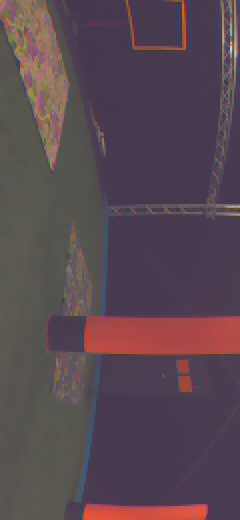
#> input picture prototyping/decision_logic/test_frames/21382693.jpg, 240 x 520 px, found by its file name
$ python merged_v3.py
#> lines starting #> are read from the running program, lines starting #| are printed output that depends on the picture; after the words box and inside, x2 and y2 are one past the last pixel; in counts of white or black regions, pixels touching at a corner belong together
import cv2
import numpy as np
import os
import matplotlib
matplotlib.use('TkAgg')
import matplotlib.pyplot as plt

# ===== TUNE THESE =====
NUM_COLUMNS = 200
NUM_BLOCKS_PER_COLUMN = 80
THRESH_OBSTACLE = 0.2
THRESH_EDGE = 0.2
X_WHITE_TILES = 2
Y_BLACK_TILES = 10

# The three images we want to display side by side
image_names = [
    "21382693.jpg",  # "first"
    "49182469.jpg",
    "39415877.jpg"   # net
]

input_dir = os.path.expanduser("~/paparazzi/prototyping/decision_logic/test_frames")

green_filter = ((75, 250), (110, 155), (50, 145))

def apply_green_filter(image_yuv, y_range, u_range, v_range):
    """Return a binary (255/0) mask of areas considered 'green' under YUV thresholds."""
    mask = (
        (image_yuv[:,:,0] >= y_range[0]) & (image_yuv[:,:,0] <= y_range[1]) &
        (image_yuv[:,:,1] >= u_range[0]) & (image_yuv[:,:,1] <= u_range[1]) &
        (image_yuv[:,:,2] >= v_range[0]) & (image_yuv[:,:,2] <= v_range[1])
    )
    filtered = np.zeros_like(image_yuv[:,:,0])
    filtered[mask] = 255
    return filtered

# Create a figure with 4 rows (processing stages) x 3 columns (images)
fig, axes = plt.subplots(nrows=4, ncols=3, figsize=(15, 20))
fig.subplots_adjust(wspace=0.05, hspace=0.2)

for idx, image_name in enumerate(image_names):
    # --- 1) LOAD IMAGE ---
    image_path = os.path.join(input_dir, image_name)
    image = cv2.imread(image_path)
#> image is the input picture: shape (520, 240, 3); mean B, G, R 81.2, 71.9, 89
    if image is None:
        raise FileNotFoundError(f"Could not load image at {image_path}.")

    # --- 2) GREEN FILTER ---
    image_yuv = cv2.cvtColor(image, cv2.COLOR_BGR2YUV)
#> image_yuv: shape (520, 240, 3); mean of channels 0, 1, 2 78.1, 129.6, 137.6
    gf = apply_green_filter(image_yuv, *green_filter)
#> in apply_green_filter, `mask = ( (image_yuv[:,:,0] >= y_range[0]) & (image_yuv[:,:,0] <= y_ran..`:
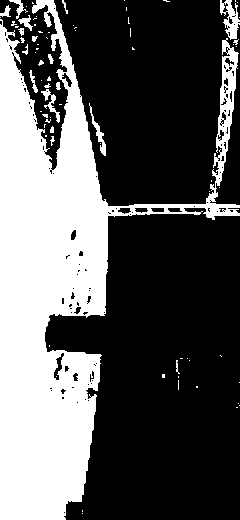
#> mask: shape (520, 240) bool; 34.9% white; 78 white regions (60 under 20 px), largest, box (x1, y1, x2, y2) and area: (0, 0, 240, 520) 41936, (220, 0, 240, 40) 414, (89, 103, 106, 156) 201

    # --- 3) ROTATE & MORPH ---
    image_rot = cv2.rotate(image, cv2.ROTATE_90_COUNTERCLOCKWISE)
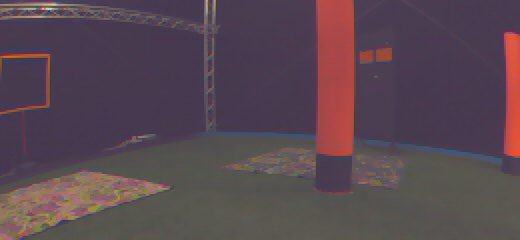
#> image_rot: shape (240, 520, 3); mean B, G, R 81.2, 71.9, 89
    gf_rot    = cv2.rotate(gf, cv2.ROTATE_90_COUNTERCLOCKWISE)
#> gf_rot: shape (240, 520); 34.9% white; 78 white regions (60 under 20 px), largest, box (x1, y1, x2, y2) and area: (0, 0, 520, 240) 41936, (0, 0, 40, 20) 414, (103, 134, 156, 151) 201
    kernel = np.ones((5,5), np.uint8)
    image_closed = cv2.morphologyEx(gf_rot, cv2.MORPH_CLOSE, kernel)
#> image_closed: shape (240, 520); 37% white; 28 white regions (21 under 20 px), largest, box (x1, y1, x2, y2) and area: (0, 0, 520, 240) 45820, (360, 60, 390, 64) 43, (44, 212, 55, 218) 37

    # --- 4) EDGE DETECTION ---
    edges = cv2.Canny(image_rot, 30, 100)
#> edges: shape (240, 520); 5.2% white in thin lines or dots
    edge_density = cv2.blur(edges, (5,5))
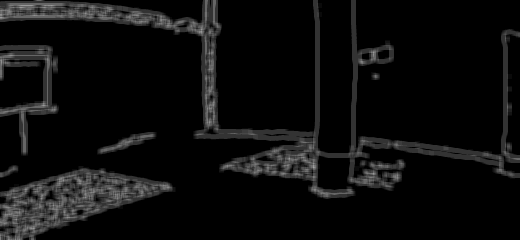
#> edge_density: shape (240, 520); min 0, max 163, mean 13.2

    # --- 5) BLOCK PARTITIONING ---
    height, width = image_closed.shape
#> height = 240; width = 520
    col_w = width // NUM_COLUMNS
#> col_w = 2
    blk_h = height // NUM_BLOCKS_PER_COLUMN
#> blk_h = 3

    whiteness_matrix = np.zeros((NUM_COLUMNS, NUM_BLOCKS_PER_COLUMN))
    edge_matrix      = np.zeros((NUM_COLUMNS, NUM_BLOCKS_PER_COLUMN))

    for col in range(NUM_COLUMNS):
        for block in range(NUM_BLOCKS_PER_COLUMN):
            x0, y0 = col*col_w, block*blk_h
            x1, y1 = (col+1)*col_w, (block+1)*blk_h
            region = image_closed[y0:y1, x0:x1]
            whiteness_matrix[col, block] = np.sum(region) / (255.0 * region.size)
            e_val = np.sum(edge_density[y0:y1, x0:x1]) / (255.0 * region.size)
            edge_matrix[col, block] = e_val
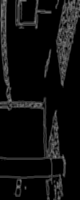
#> edge_matrix: shape (200, 80) float64; min 0, max 0.526, mean 0.0623
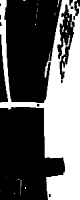
#> whiteness_matrix: shape (200, 80) float64; min 0, max 1, mean 0.373

    # --- 6) PRE-CLASSIFICATION (COLOR + EDGE) ---
    # "white" if whiteness >= THRESH_OBSTACLE & edge < THRESH_EDGE, else "black"
    preclass = np.zeros((NUM_COLUMNS, NUM_BLOCKS_PER_COLUMN))
    for col in range(NUM_COLUMNS):
        for block in range(NUM_BLOCKS_PER_COLUMN):
            if (whiteness_matrix[col, block] >= THRESH_OBSTACLE) and (edge_matrix[col, block] < THRESH_EDGE):
                preclass[col, block] = 1  # ground candidate
            else:
                preclass[col, block] = 0  # obstacle candidate

    # --- 7) BOTTOM-UP RUN LOGIC ---
    adjusted_whiteness_matrix = preclass.copy()
    filtered_image = cv2.cvtColor(image_closed, cv2.COLOR_GRAY2BGR)

    for col in range(NUM_COLUMNS):
        locked = False
        consecutive_black = 0
        consecutive_white = 0
        black_run_indices = []

        for block in reversed(range(NUM_BLOCKS_PER_COLUMN)):
            if locked:
                adjusted_whiteness_matrix[col, block] = 0
                continue

            if preclass[col, block] == 0:
                # black
                black_run_indices.append(block)
                consecutive_black += 1
                consecutive_white = 0
                if consecutive_black >= Y_BLACK_TILES:
                    locked = True
                    for b_idx in black_run_indices:
                        adjusted_whiteness_matrix[col, b_idx] = 0
                    black_run_indices.clear()
            else:
                # white => treat as black unless X in a row
                consecutive_white += 1
                black_run_indices.append(block)
                if consecutive_white >= X_WHITE_TILES:
                    # Flip entire run to white
                    for b_idx in black_run_indices:
                        adjusted_whiteness_matrix[col, b_idx] = 1
                    black_run_indices.clear()
                    consecutive_black = 0
                    consecutive_white = 0
                else:
                    # keep them black for now
                    for b_idx in black_run_indices:
                        adjusted_whiteness_matrix[col, b_idx] = 0

        # leftover black run
        for b_idx in black_run_indices:
            adjusted_whiteness_matrix[col, b_idx] = 0

    # --- 8) COLOR OVERLAY ---
    for col in range(NUM_COLUMNS):
        for block in range(NUM_BLOCKS_PER_COLUMN):
            x0, y0 = col*col_w, block*blk_h
            x1, y1 = (col+1)*col_w, (block+1)*blk_h
            overlay = filtered_image.copy()

            if adjusted_whiteness_matrix[col, block] == 1:
                overlay[y0:y1, x0:x1] = (0, 255, 0)    # ground
            else:
                if preclass[col, block] == 0 and whiteness_matrix[col, block] < THRESH_OBSTACLE:
                    overlay[y0:y1, x0:x1] = (0, 0, 0)  # real obstacle
                else:
                    overlay[y0:y1, x0:x1] = (0, 0, 255)# red false obstacle
            cv2.addWeighted(overlay, 0.7, filtered_image, 0.3, 0, filtered_image)
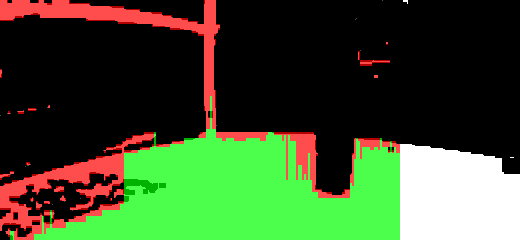
#> filtered_image: shape (240, 520, 3); mean B, G, R 43, 80.3, 59.9

    # --- 9) DISPLAY RESULTS IN SUBPLOTS ---
    # Row 0: Original
    axes[0, idx].imshow(cv2.cvtColor(image_rot, cv2.COLOR_BGR2RGB))
    axes[0, idx].set_title(f"Original: {image_name}")
    axes[0, idx].axis('off')

    # Row 1: Green filtered
    axes[1, idx].imshow(gf_rot, cmap='gray')
    axes[1, idx].set_title("Green Filtered")
    axes[1, idx].axis('off')

    # Row 2: Edge density or edges
    axes[2, idx].imshow(edge_density, cmap='gray')
    axes[2, idx].set_title("Edge Density")
    axes[2, idx].axis('off')

    # Row 3: Final
    axes[3, idx].imshow(cv2.cvtColor(filtered_image, cv2.COLOR_BGR2RGB))
    axes[3, idx].set_title("Ground Refined")
    axes[3, idx].axis('off')
#> pass 2 of the loop `for idx, image_name in enumerate(image_names):`:
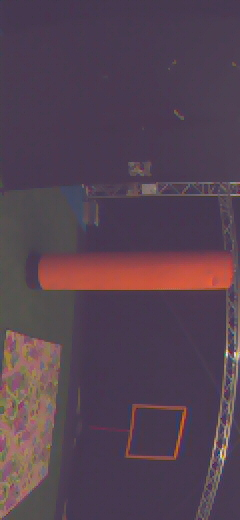
#> input picture prototyping/decision_logic/test_frames/49182469.jpg, 240 x 520 px, found by its file name
#> image is the input picture: shape (520, 240, 3); mean B, G, R 81.4, 66.9, 85.8
#> image_yuv: shape (520, 240, 3); mean of channels 0, 1, 2 74.2, 131.6, 138.2
#> in apply_green_filter (call 2), `mask = ( (image_yuv[:,:,0] >= y_range[0]) & (image_yuv[:,:,0] <= y_ran..`:
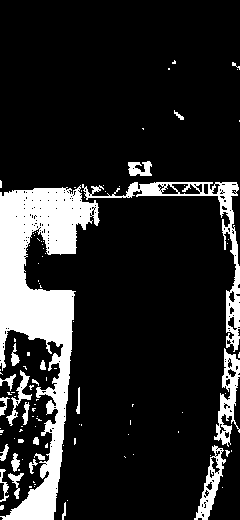
#> mask: shape (520, 240) bool; 15.7% white; 106 white regions (82 under 20 px), largest, box (x1, y1, x2, y2) and area: (0, 185, 100, 520) 13101, (82, 182, 240, 352) 2536, (214, 348, 240, 447) 1063
#> gf_rot: shape (240, 520); 15.7% white; 106 white regions (82 under 20 px), largest, box (x1, y1, x2, y2) and area: (185, 140, 520, 240) 13101, (182, 0, 352, 158) 2536, (348, 0, 447, 26) 1063
#> image_closed: shape (240, 520); 18.1% white; 35 white regions (24 under 20 px), largest, box (x1, y1, x2, y2) and area: (180, 0, 520, 240) 21217, (453, 216, 510, 240) 505, (161, 88, 176, 112) 316
#> edges: shape (240, 520); 4.9% white in thin lines or dots, all inside (x1, y1, x2, y2) = (58, 0, 520, 240)
#> after the loop `for col in range(NUM_COLUMNS):`:
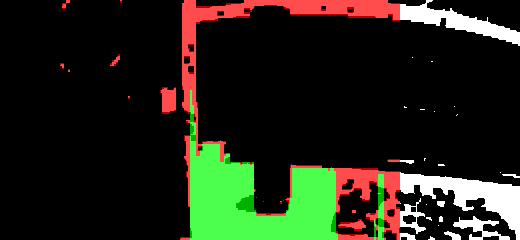
#> filtered_image: shape (240, 520, 3); mean B, G, R 22.3, 37.1, 33.7
#> pass 3 of the loop `for idx, image_name in enumerate(image_names):`:
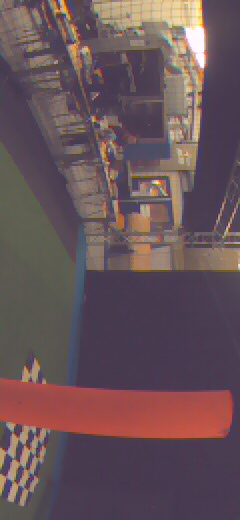
#> input picture prototyping/decision_logic/test_frames/39415877.jpg, 240 x 520 px, found by its file name
#> image is the input picture: shape (520, 240, 3); mean B, G, R 88.8, 82.9, 103.8
#> image_yuv: shape (520, 240, 3); mean of channels 0, 1, 2 89.8, 127.5, 140.3
#> in apply_green_filter (call 3), `mask = ( (image_yuv[:,:,0] >= y_range[0]) & (image_yuv[:,:,0] <= y_ran..`:
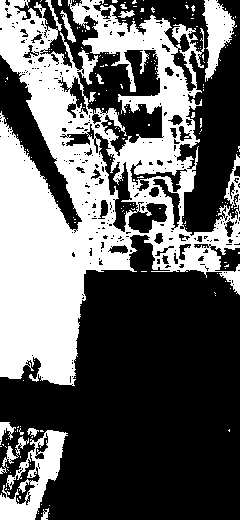
#> mask: shape (520, 240) bool; 38.7% white; 194 white regions (182 under 20 px), largest, box (x1, y1, x2, y2) and area: (0, 0, 240, 386) 43002, (0, 430, 68, 520) 2538, (202, 0, 237, 82) 1359
#> gf_rot: shape (240, 520); 38.7% white; 194 white regions (182 under 20 px), largest, box (x1, y1, x2, y2) and area: (0, 0, 386, 240) 43002, (430, 172, 520, 240) 2538, (0, 3, 82, 38) 1359
#> image_closed: shape (240, 520); 44.9% white; 19 white regions (14 under 20 px), largest, box (x1, y1, x2, y2) and area: (0, 0, 386, 240) 51659, (422, 172, 520, 240) 4163, (0, 45, 19, 55) 58, (73, 136, 84, 145) 42, (118, 38, 132, 40) 27
#> edges: shape (240, 520); 9.9% white in thin lines or dots
#> after the loop `for col in range(NUM_COLUMNS):`:
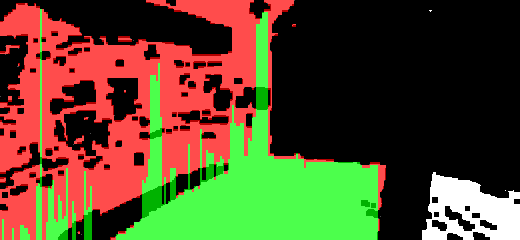
#> filtered_image: shape (240, 520, 3); mean B, G, R 40.1, 73.9, 87.2

plt.show()
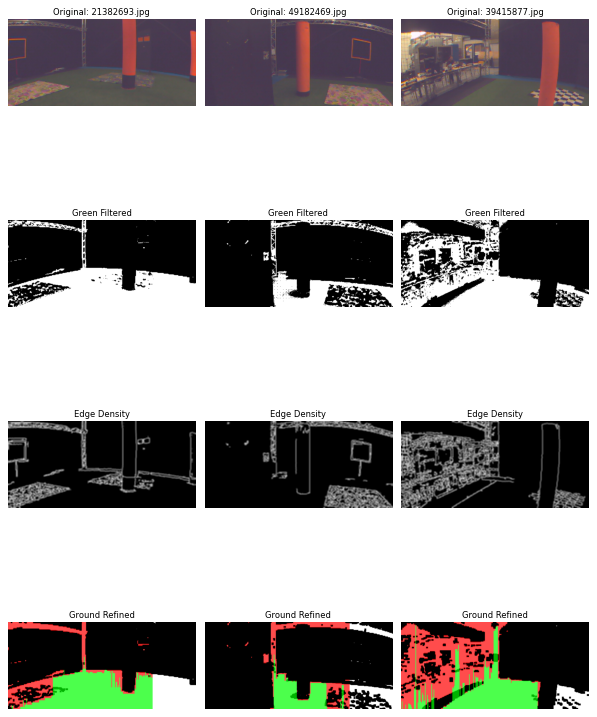
#> figure drawn by matplotlib, 12 panels
